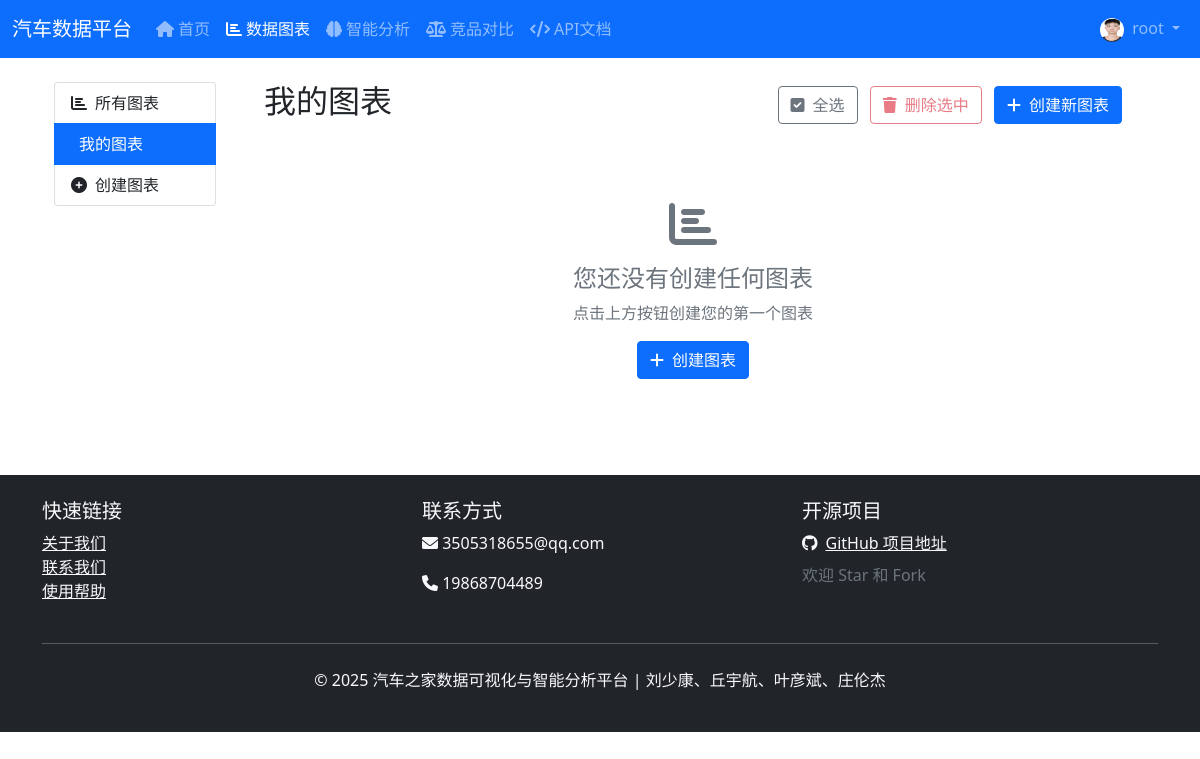
Page /visualization/charts/my/ (signed in) on the earlier database version.
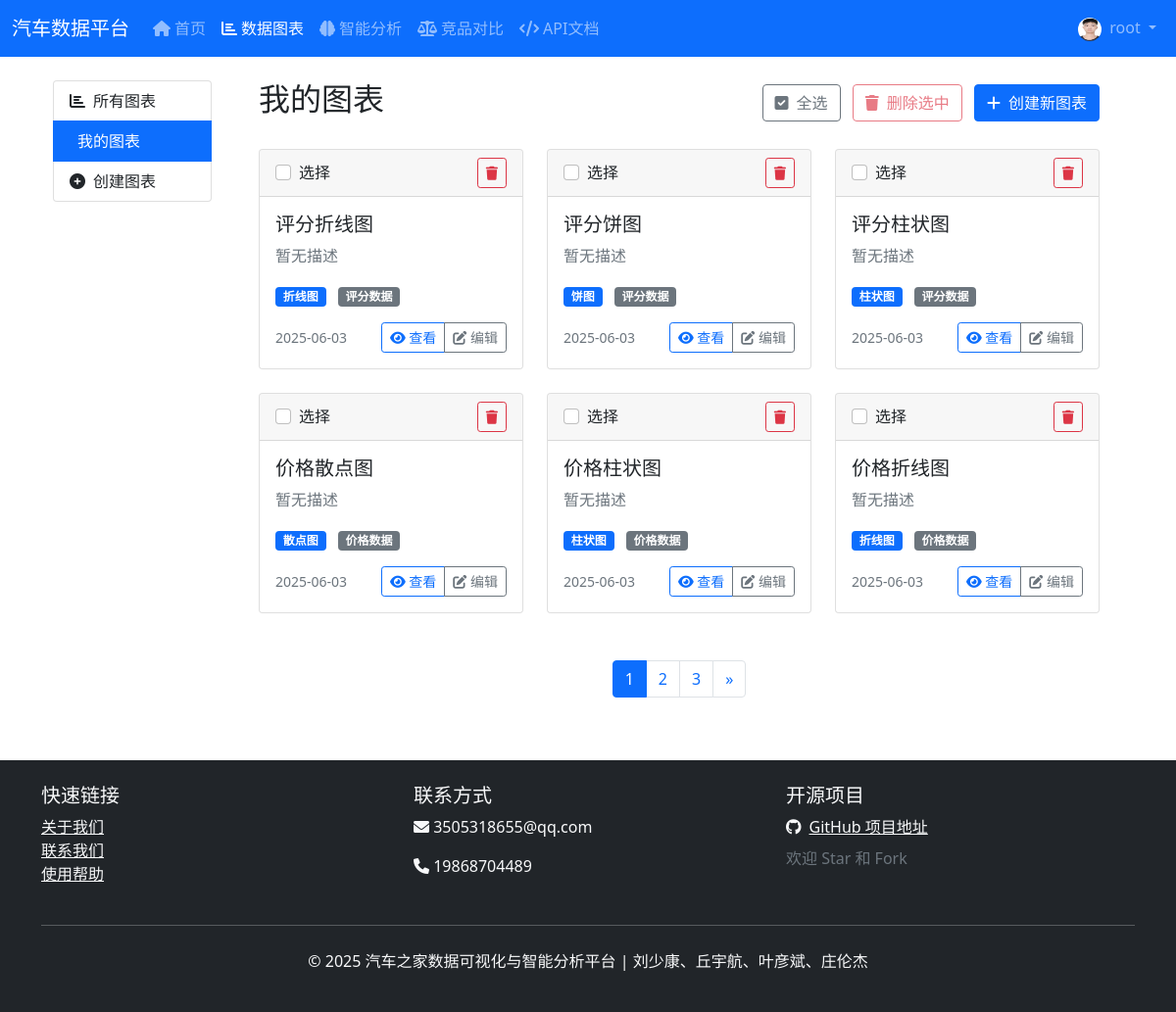
Same page on the later database version.
### visualization/models.py (models this page shows, shortened)
class Chart(models.Model):
    CHART_TYPES = (
        ('line', '折线图'),
        ('bar', '柱状图'),
        ('pie', '饼图'),
        ('scatter', '散点图'),
        ('heatmap', '热力图'),
        ('radar', '雷达图'),
    )
    DATA_TYPES = (
        ('sales', '销量数据'),
        ('price', '价格数据'),
        ('rating', '评分数据'),
        ('comment', '评论数据'),
    )
    title = models.CharField(max_length=100, verbose_name='图表标题')
    description = models.TextField(blank=True, null=True, verbose_name='图表描述')
    chart_type = models.CharField(max_length=20, choices=CHART_TYPES, verbose_name='图表类型')
    data_type = models.CharField(max_length=20, choices=DATA_TYPES, verbose_name='数据类型')
    config = models.JSONField(default=dict, verbose_name='图表配置')
    created_by = models.ForeignKey(User, on_delete=models.CASCADE, verbose_name='创建者')
    created_at = models.DateTimeField(default=timezone.now, verbose_name='创建时间')
    updated_at = models.DateTimeField(auto_now=True, verbose_name='更新时间')
    is_public = models.BooleanField(default=True, verbose_name='是否公开')
    class Meta:
        verbose_name = '图表'
        verbose_name_plural = verbose_name
        ordering = ['-created_at']

### visualization/views.py (the view)
# urls.py: path('charts/my/', views.my_charts, name='my_charts'),
@login_required
def my_charts(request):
    charts = Chart.objects.filter(created_by=request.user).select_related('created_by').order_by('-created_at')
    paginator = Paginator(charts, 6)  # 每页显示6个图表
    page_number = request.GET.get('page')
    page_obj = paginator.get_page(page_number)
    return render(request, 'visualization/my_charts.html', {
        'charts': page_obj,
        'page_obj': page_obj
    })

### accounts/models.py (called while the page is built)
    def get_avatar_url(self):
        if self.avatar and self.avatar.url:
            return self.avatar.url
        return '/static/images/default-avatar.svg'

### templates/visualization/my_charts.html (shortened to what the changed rows need)
{% extends "visualization/base.html" %}
{% block visualization_content %}
<div class="container">
    <div class="row">
        <div class="col-12">
            <div class="d-flex justify-content-between align-items-center mb-4">
                <h2>我的图表</h2>
            </div>
            {% if charts %}
            <div class="row">
                {% for chart in charts %}
                <div class="col-md-6 col-lg-4 mb-4">
                    <div class="card h-100">
                        <div class="card-header d-flex justify-content-between align-items-center">
                            <div class="form-check">
                                <input class="form-check-input chart-checkbox" type="checkbox" value="{{ chart.id }}" id="chart_{{ chart.id }}" onchange="updateDeleteButton()">
                                <label class="form-check-label" for="chart_{{ chart.id }}">
                                    选择
                                </label>
                            </div>
                            <button class="btn btn-sm btn-outline-danger" onclick="deleteChart({{ chart.id }})" title="删除图表">
                                <i class="fas fa-trash"></i>
                            </button>
                        </div>
                        <div class="card-body">
                            <h5 class="card-title">{{ chart.title }}</h5>
                            <p class="card-text text-muted">{{ chart.description|default:"暂无描述" }}</p>
                            <div class="mb-3">
                                <span class="badge bg-primary me-2">{{ chart.get_chart_type_display }}</span>
                                <span class="badge bg-secondary">{{ chart.get_data_type_display }}</span>
                            </div>
                            <div class="d-flex justify-content-between align-items-center">
                                <small class="text-muted">{{ chart.created_at|date:"Y-m-d" }}</small>
                                <div class="btn-group btn-group-sm">
                                    <a href="{% url 'visualization:chart_detail' chart.id %}" class="btn btn-outline-primary">
                                        <i class="fas fa-eye"></i> 查看
                                    </a>
                                    <a href="{% url 'visualization:chart_edit' chart.id %}" class="btn btn-outline-secondary">
                                        <i class="fas fa-edit"></i> 编辑
                                    </a>
                                </div>
                            </div>
                        </div>
                    </div>
                </div>
                {% endfor %}
            </div>
            {% else %}
            <div class="text-center py-5">
                <i class="fas fa-chart-bar fa-3x text-muted mb-3"></i>
                <h4 class="text-muted">您还没有创建任何图表</h4>
                <p class="text-muted">点击上方按钮创建您的第一个图表</p>
                <a href="{% url 'visualization:chart_create' %}" class="btn btn-primary">
                    <i class="fas fa-plus me-2"></i>创建图表
                </a>
            </div>
            {% endif %}
            {% if page_obj.paginator.num_pages > 1 %}
            <nav aria-label="图表分页" class="mt-4">
                <ul class="pagination justify-content-center">
                    {% for num in page_obj.paginator.page_range %}
                    <li class="page-item {% if page_obj.number == num %}active{% endif %}">
                        <a class="page-link" href="?page={{ num }}">{{ num }}</a>
                    </li>
                    {% endfor %}
                    {% if page_obj.has_next %}
                    <li class="page-item">
                        <a class="page-link" href="?page={{ page_obj.next_page_number }}" aria-label="Next">
                            <span aria-hidden="true">&raquo;</span>
                        </a>
                    </li>
                    {% endif %}
                </ul>
            </nav>
            {% endif %}
        </div>
    </div>
</div>
{% endblock %}

Differences in the rows shown:
added Chart: title "评分折线图", description "暂无描述", chart_type "折线图", data_type "评分数据", created_at "2025-06-03"
added Chart: title "评分饼图", description "暂无描述", chart_type "饼图", data_type "评分数据", created_at "2025-06-03"
added Chart: title "评分柱状图", description "暂无描述", chart_type "柱状图", data_type "评分数据", created_at "2025-06-03"
added Chart: title "价格散点图", description "暂无描述", chart_type "散点图", data_type "价格数据", created_at "2025-06-03"
added Chart: title "价格柱状图", description "暂无描述", chart_type "柱状图", data_type "价格数据", created_at "2025-06-03"
added Chart: title "价格折线图", description "暂无描述", chart_type "折线图", data_type "价格数据", created_at "2025-06-03"
Other differences:
new list line: "1"
new list line: "2"
new list line: "3"
text no longer shown: "您还没有创建任何图表 点击上方按钮创建您的第一个图表 创建图表"
